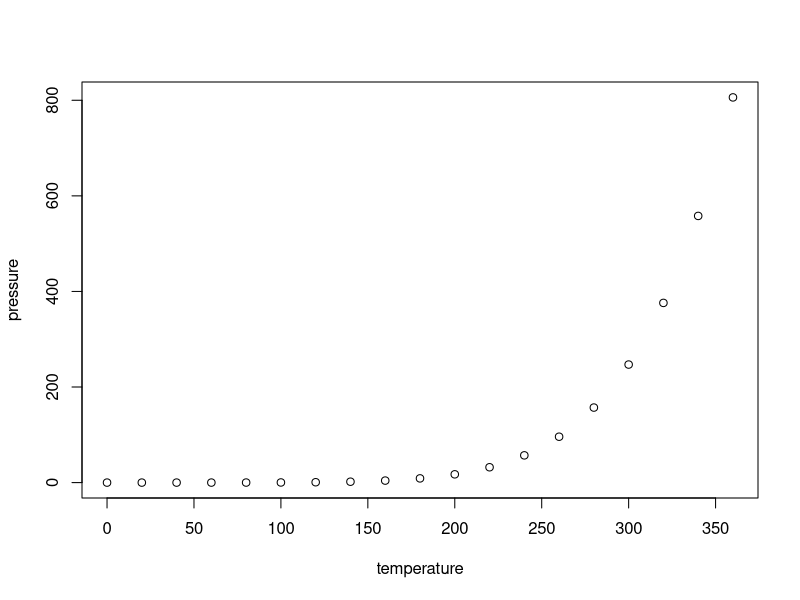
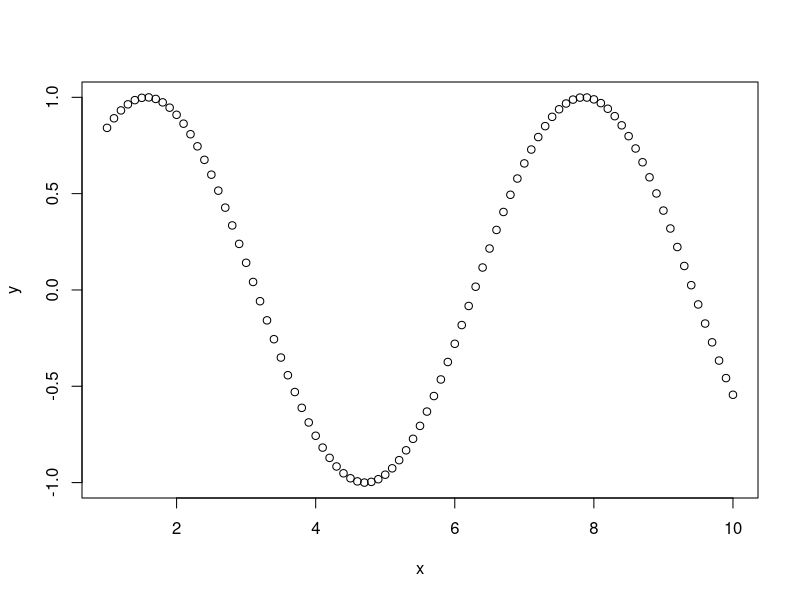

Write R code to recreate these figures, in order. (Note: this script raises an error after producing the figures.)
## ---- chunk 1
knitr::opts_chunk$set(echo = TRUE)
## ---- chunk 2
summary(cars)
## ---- chunk 3
plot(pressure)
## ---- chunk 4
x <- seq(1,10,0.1)
y <- sin(x)
numx <- length(x)
## ---- chunk 5
plot(x,y)
## ---- chunk 6
a <- params$begin
b <- params$end
plot(x[a:b],y[a:b])
